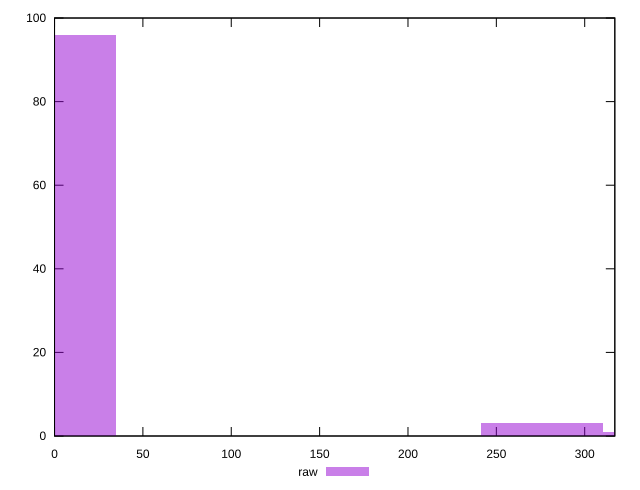

Write the gnuplot code that produced this figure.
reset

$raw <<EOF
0 96
276.07155386382186 3
345.08944232977734 1
EOF

set key outside below
set boxwidth 69.01788846595547
set xrange [0:317.042]
set yrange [0:100]
set trange [0:100]
set style fill transparent solid 0.5 noborder
set terminal svg size 640, 490 enhanced background rgb 'white'
set output "reports/report_00028_2021-02-24T12-49-42.674Z/uses-rel-preconnect/samples/music/raw/histogram.svg"

plot $raw title "raw" with boxes

reset
